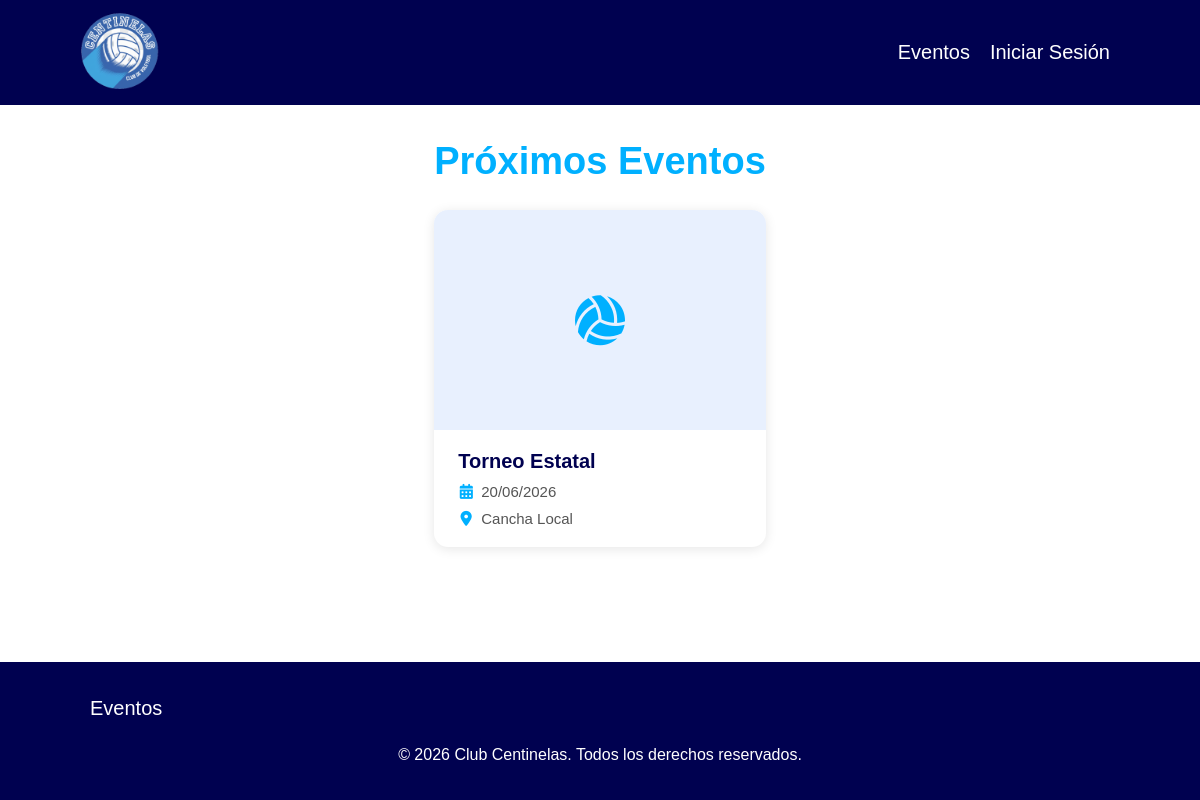
The app's page /eventos.php, older data.
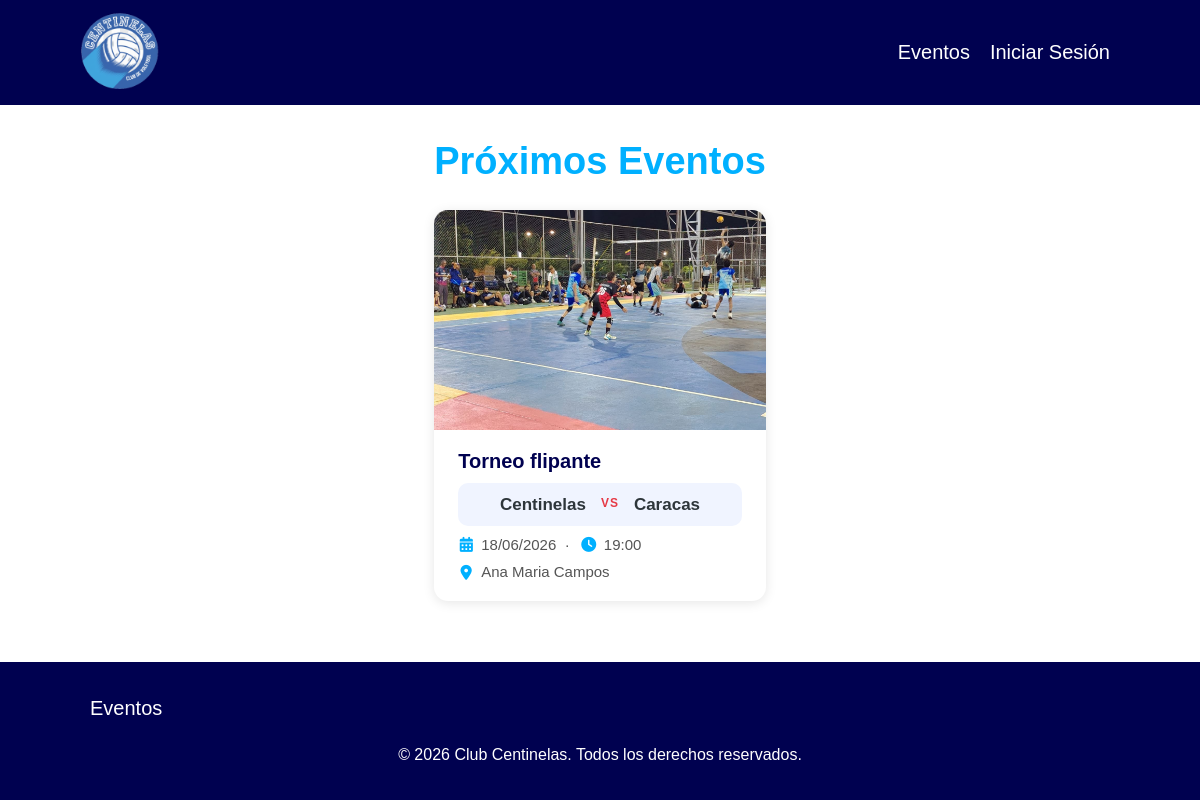
The same page, newer data.
### tables this page shows
CREATE TABLE `eventos` (
  `id` int(11) NOT NULL,
  `nombre` varchar(100) NOT NULL,
  `fecha` date DEFAULT NULL,
  `hora` time DEFAULT NULL,
  `equipo_local` varchar(100) DEFAULT NULL,
  `equipo_visit` varchar(100) DEFAULT NULL,
  `imagen` varchar(255) DEFAULT NULL,
  `lugar` varchar(150) DEFAULT NULL
);

### src/Evento.php (called while the page is built, shortened)
<?php
class Evento
{
    public static function listar()
    {
        $conn = DB::conectar();
        $sql = 'SELECT * FROM eventos ORDER BY fecha ASC';
        return $conn->query($sql);
    }
}

### eventos.php (the view)
<?php
require_once __DIR__ . '/src/Evento.php';
include 'templates/header.php';
$eventos = Evento::listar();
?>
<main class="contenedor seccion">
    <h1>Próximos Eventos</h1>
    <?php if ($eventos->num_rows === 0): ?>
        <p>No hay eventos programados aún.</p>
    <?php else: ?>
        <div class="eventos-grid">
            <?php while ($evento = $eventos->fetch_assoc()): ?>
                <div class="evento-card">
                    <?php if ($evento['imagen']): ?>
                        <img class="evento-card-img"
                             src="/centinela/assets/img/eventos/<?php echo htmlspecialchars($evento['imagen']); ?>"
                             alt="<?php echo htmlspecialchars($evento['nombre']); ?>">
                    <?php else: ?>
                        <div class="evento-card-img-placeholder">
                            <i class="fa-solid fa-volleyball"></i>
                        </div>
                    <?php endif; ?>
                    <div class="evento-card-body">
                        <h2 class="evento-card-titulo">
                            <?php echo htmlspecialchars($evento['nombre']); ?>
                        </h2>
                        <?php if ($evento['equipo_local'] && $evento['equipo_visit']): ?>
                            <div class="evento-card-enfrentamiento">
                                <span><?php echo htmlspecialchars($evento['equipo_local']); ?></span>
                                <span class="evento-vs">VS</span>
                                <span><?php echo htmlspecialchars($evento['equipo_visit']); ?></span>
                            </div>
                        <?php endif; ?>
                        <p class="evento-card-meta">
                            <i class="fa-solid fa-calendar-days"></i>
                            <?php echo date('d/m/Y', strtotime($evento['fecha'])); ?>
                            <?php if ($evento['hora']): ?>
                                &nbsp;·&nbsp;
                                <i class="fa-solid fa-clock"></i>
                                <?php echo date('H:i', strtotime($evento['hora'])); ?>
                            <?php endif; ?>
                        </p>
                        <p class="evento-card-meta">
                            <i class="fa-solid fa-location-dot"></i>
                            <?php echo htmlspecialchars($evento['lugar']); ?>
                        </p>
                    </div>
                </div>
            <?php endwhile; ?>
        </div>
    <?php endif; ?>
</main>
<?php include 'templates/footer.php'; ?>

Row changes from the older to the newer data that the page shows:
removed eventos: nombre "Torneo Estatal", fecha "20/06/2026", lugar "Cancha Local"
added eventos: imagen (picture), nombre "Torneo flipante", equipo_local "Centinelas", equipo_visit "Caracas", fecha "18/06/2026", hora "19:00", lugar "Ana Maria Campos"
